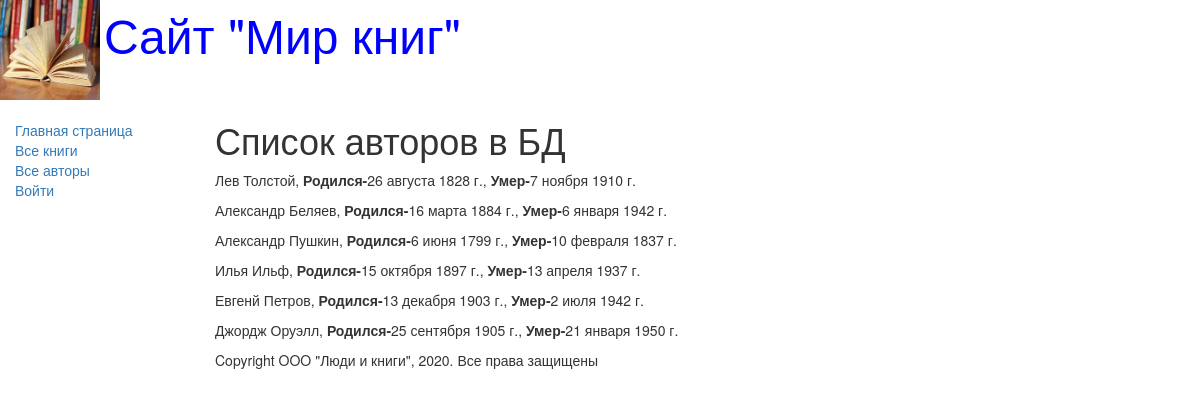
Screenshot of /catalog/authors/ with the database file from the repository.
### catalog/models.py (models this page shows, shortened)
class Author(models.Model):
    first_name = models.CharField(max_length=100,
                                  help_text="Введите имя автора",
                                  verbose_name="Имя автора")
    last_name = models.CharField(max_length=100,
                                 help_text="Введите фамилию автора",
                                 verbose_name="Фамилия автора")
    data_of_birth = models.DateField(help_text="Введите дату рождения",
                                     verbose_name='Дату рождения',
                                     null=True, blank=True)
    data_of_death = models.DateField(help_text='Введите дату смерти',
                                     verbose_name='Дата смерти',
                                     null=True, blank=True)

### catalog/views.py (the view)
# urls.py: path('authors/', AuthorListView.as_view(), name='authors'),
class AuthorListView(APIView):
    renderer_classes = [TemplateHTMLRenderer]
    template_name = 'author_list.html'
    def get(self, request):
        author_list = Author.objects.all()
        return Response({'author_list': author_list})

### catalog/templates/author_list.html
{% extends "base_generic.html" %}
{% block content %}
    <h1>Список авторов в БД</h1>
    {% if author_list %}
        {% for author in author_list.all %}
            <p>{{ author.first_name }}  {{ author.last_name }},
                <strong>Родился-</strong>{{ author.data_of_birth }},
                <strong>Умер-</strong>{{ author.data_of_death }}</p>
        {% endfor %}
    {% else %}
        <p>В базе данных нет автора</p>
    {% endif %}
{% endblock %}

### catalog/templates/base_generic.html (shortened to what this page needs)
<!DOCTYPE html>
<html lang="en">
<head>
    <link rel="stylesheet"
          href="https://maxcdn.bootstrapcdn.com/bootstrap/3.3.7/css/bootstrap.min.css">
    {% load static %}
    <link rel="stylesheet" href="{% static 'css/styles.css' %}">
    {% block head %}
        <img src="{% static 'images/logotip.jpg' %}" style="width:100px; height:100px;" align="absmiddle">
        <font size=7, color="blue">Сайт "Мир книг"</font>
    {% endblock %}
</head>
<body>
    <div class="container-fluid">
        <div class="row">
            <div class="col-sm-2">
            {% block sidebar %}
            <ul class="sidebar-nav">
                <li><a href="{% url 'catalog:index' %}">Главная страница</a></li>
                <li><a href="{% url 'catalog:books' %}">Все книги</a></li>
                <li><a href="{% url 'catalog:authors' %}">Все авторы</a></li>
                {% if user.is_authenticated %}
                    <li>Привет, {{ user.username }}!</li>
                    <li>
                        <form method="post" action="{% url 'catalog:logout' %}">
                            {% csrf_token %}
                            <button type="submit" class="btn btn-link">Выйти</button>
                        </form>
                    </li>
                {% else %}
                    <li><a href="{% url 'catalog:login' %}">Войти</a></li>
                {% endif %}
            </ul>
            {% endblock %}
            </div>
            <div class="col-sm-10">
            {% block content %} {% endblock %}
            {% block footer %}
                {% block copyright %}
                <p>Copyright OOO "Люди и книги", 2020. Все права защищены</p>
                {% endblock %}
            {% endblock %}
            </div>
        </div>
    </div>
</body>
</html>

### catalog/static/CSS/styles.css (style rules this page uses)
.sidebar-nav { margin-top: 20px; padding: 0; list-style: none; }

### rows the page displays
Author: first_name "Лев", last_name "Толстой", data_of_birth "26 августа 1828 г.", data_of_death "7 ноября 1910 г."
Author: first_name "Александр", last_name "Беляев", data_of_birth "16 марта 1884 г.", data_of_death "6 января 1942 г."
Author: first_name "Александр", last_name "Пушкин", data_of_birth "6 июня 1799 г.", data_of_death "10 февраля 1837 г."
Author: first_name "Илья", last_name "Ильф", data_of_birth "15 октября 1897 г.", data_of_death "13 апреля 1937 г."
Author: first_name "Евгенй", last_name "Петров", data_of_birth "13 декабря 1903 г.", data_of_death "2 июля 1942 г."
Author: first_name "Джордж", last_name "Оруэлл", data_of_birth "25 сентября 1905 г.", data_of_death "21 января 1950 г."
